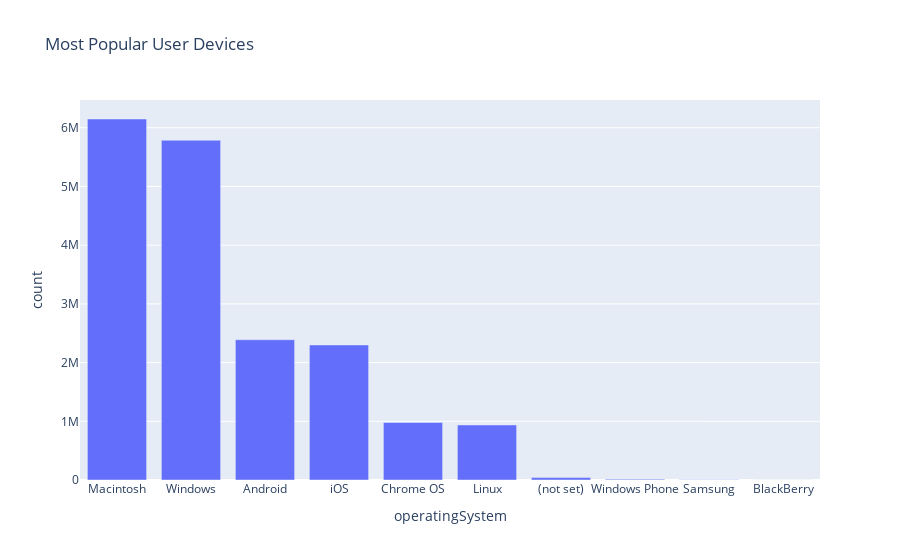

Notebook code for this chart:
### Code cell
fig = px.bar(print_popular_stats(df, "operatingSystem"), x='operatingSystem', y='count', title='Most Popular User Devices')
fig.show()

### Figure 1 — Plotly figure (JSON) as saved in the notebook; plotly's stock layout.template omitted (floating-point values rounded to 4 significant figures)
{"data": [{"alignmentgroup": "True", "hovertemplate": "operatingSystem=%{x}<br>count=%{y}<extra></extra>", "legendgroup": "", "marker": {"color": "#636efa", "pattern": {"shape": ""}}, "name": "", "offsetgroup": "", "orientation": "v", "showlegend": false, "textposition": "auto", "type": "bar", "x": ["Macintosh", "Windows", "Android", "iOS", "Chrome OS", "Linux", "(not set)", "Windows Phone", "Samsung", "BlackBerry"], "xaxis": "x", "y": [6149446, 5787404, 2389849, 2300677, 979641, 937492, 40733, 13953, 2646, 1976], "yaxis": "y"}], "layout": {"barmode": "relative", "legend": {"tracegroupgap": 0}, "title": {"text": "Most Popular User Devices"}, "xaxis": {"anchor": "y", "domain": [0, 1], "title": {"text": "operatingSystem"}}, "yaxis": {"anchor": "x", "domain": [0, 1], "title": {"text": "count"}}}}
